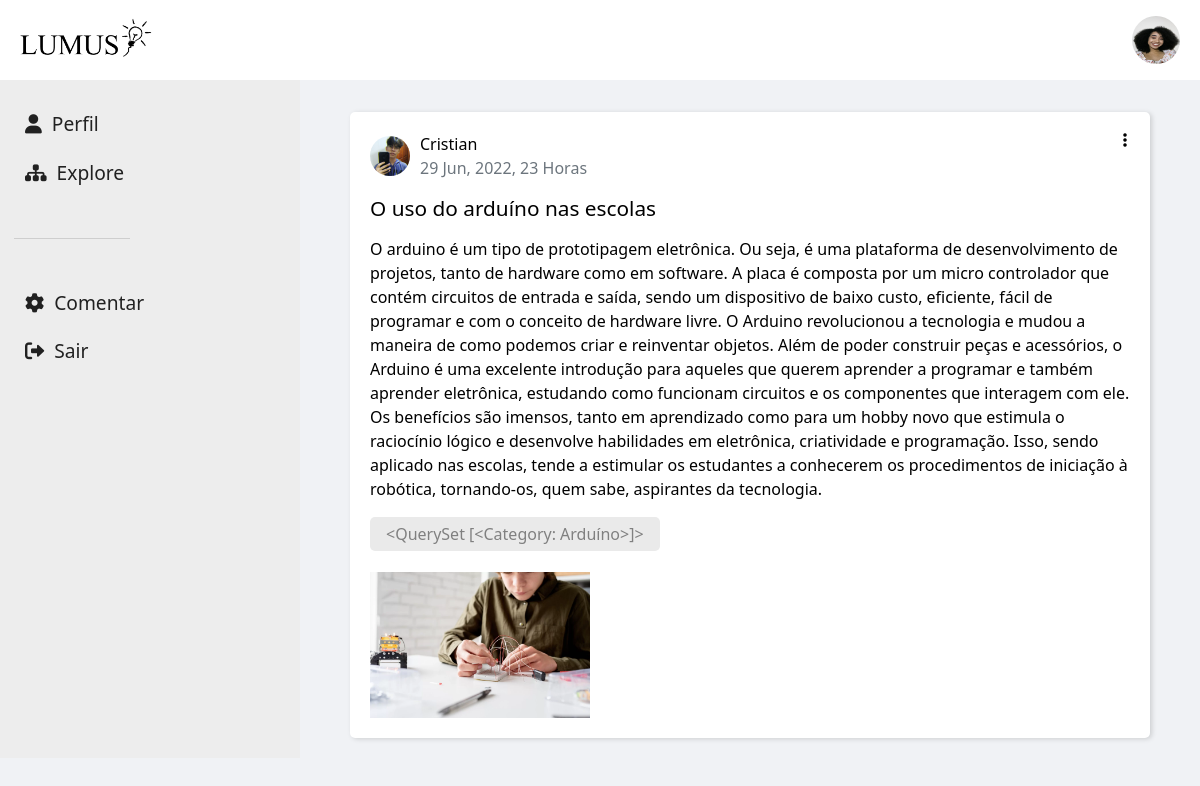
The page /post/10/ (signed in) on the database its author committed.
### accounts/models.py (models this page shows, shortened)
class Profile(models.Model):
    MODERATOR = (
        ('Moderator', 'Moderator'),
        ('Padrao', 'Padrao'),
    )
    user = models.OneToOneField(User, on_delete=models.CASCADE)
    image = models.ImageField(default='Default.jpg', upload_to='profile_pics')
    profession = models.TextField(max_length=25, blank=True)
    moderator = models.CharField(choices=MODERATOR, max_length=10, default="Padrao")

### lumus/models.py (models this page shows, shortened)
class Post(models.Model):
    STATUS = (
        ('Mostrar', 'Mostrar'),
        ('Não Mostrar', 'Não mostrar'),
    )
    title = models.CharField(max_length=100)
    content = models.TextField()
    date_posted = models.DateTimeField(default=timezone.now)
    author = models.ForeignKey(User, on_delete=models.CASCADE, null=False)
    status = models.CharField(choices=STATUS, max_length=15, default="Mostrar")
    category = models.ManyToManyField(Category)
    image = models.ImageField(upload_to='posts_pics', blank=True)

class Category(models.Model):
    title = models.CharField(max_length=25, null=False)
    def __str__(self):
        return self.title

### lumus/views.py (the view)
# urls.py: path('post/<int:pk>/', PostDetailView.as_view(), name='post-detail'),
class PostDetailView(LoginRequiredMixin, DetailView):
    model = Post
    def get_queryset(self):
        posts = Post.objects.filter(status='Mostrar')
        return posts
    def get_context_data(self, **kwargs):
        context = super().get_context_data(**kwargs)
        self.post = get_object_or_404(Post, id=self.kwargs['pk'])
        context['comment_list'] = Comment.objects.filter(post= self.post, status='Mostrar')
        return context

### lumus/templates/lumus/post_detail.html (shortened to what this page needs)
{% load static %}
{% load crispy_forms_tags %}
<!DOCTYPE html>
<html lang="en">
<head>
    <link rel="stylesheet" href="https://cdn.jsdelivr.net/npm/bootstrap@5.1.3/dist/css/bootstrap.min.css"
        rel="stylesheet"
>
    <link rel="stylesheet" href="https://cdnjs.cloudflare.com/ajax/libs/font-awesome/6.0.0-beta2/css/all.min.css"
 />
    <link rel="stylesheet" href="{% static 'css/styles.css' %}" />
</head>
<body>
    <section id="banner">
        <header class="header-position-sticky">
            <div class="header-mx" style="max-width: 100%;">
                <a href="/"><img draggable="false" src="{% static 'img/logo.png' %}" alt="" class="logo"></a>
                <img class="foto-perfil" draggable="false" src="{{ user.profile.image.url }}" alt="">
            </div>
        </header>
    </section>
    <section id="perfil">
        <aside>
            <ul>
                <li><a href="{% url 'profile' %}"><i class="fa-solid fa-user"></i> <span>Perfil</span></a></li>
                <li><a href="{% url 'navegacao'%}"><i class="fas fa-sitemap"></i>
                        <span>Explore</span></a></li>
                <div class="aside-line"></div>
                <li class="open-modal"><a href="comment"><i class="fa fa-cog"></i> <span>Comentar</span></a></li>
                <li><a href="{% url 'logout'%}"><i class="fas fa-sign-out-alt"></i> <span>Sair</span></a></li>
            </ul>
        </aside>
        <main style="align-items: flex-start;">
            <div class="body-postagem">
                <div class="conteudo-postagem">
                    <article class="media content-section">
                        <div class="media-body">
                            <div class="article-metadata">
                                <img class="rounded-circle article-img" src="{{ object.author.profile.image.url }}"
                                    style="width: 40px; height: 40px;">
                                <div class="postagem-nome">
                                    <p class="mr-2">{{ object.author }}</p>
                                    <p class="text-muted">{{ object.date_posted|date:"d M, Y, G" }} Horas</p>
                                </div>
                            </div>
                            <h2 class="article-title">{{ object.title }}</h2>
                            <p class="postagem-paragrafo article-content">{{ object.content }}</p>
                            <p class="categorias-postagens article-content"><span class="link-categoria">{{ object.category.all }}</span>
                                 </p>
                            {% if post.image %}
                            <img class="article-img" src="{{ post.image.url }}"
                                style="max-width: 220px; max-height: 200px;">
                            {% endif %}
                        </div>
                        <div class="postagem-acoes">
                            <i class="fas fa-ellipsis-v"></i>
                        </div>
                    </article>
                </div>
            </div>
        </main>
    </section>
</body>
</html>

### static/css/styles.css (style rules this page uses)
body { background-color: #F0F2F5; }
#banner { width: 100%; height: auto; position: relative; overflow: hidden; }
#banner header { width: 100%; height: 80px; background-color: #ffffff; box-shadow: 0px 7px 10px 1px #e1e1e1; z-index: 999; position: fixed; }
#banner header .header-mx { max-width: 1200px; height: 100%; margin: auto; display: flex; justify-content: space-between; align-items: center; padding: 0 20px; }
#banner header .header-mx a { height: 60%; }
#banner header .header-mx a img { height: 100%; }
#banner header .header-mx img { height: 60%; }
#banner header .header-mx .foto-perfil { border-radius: 50%; height: 60%; aspect-ratio: 1; }
#banner .header-position-sticky { position: sticky !important; }
#perfil { display: flex; }
#perfil aside { width: 300px; height: auto; background-color: #ededed; overflow-y: auto; }
#perfil aside .aside-line { margin: 40px auto; position: relative; border-bottom: 1px solid #cecece; width: 80%; }
#perfil aside ul { list-style: none; padding: 20px 0; position: fixed; }
#perfil aside ul li { padding: 10px 0; padding-left: 20px; border-left: 5px solid transparent; cursor: pointer; color: #212121; text-decoration: none; font-size: 1.2rem; }
#perfil aside ul li a { color: #212121; text-decoration: none; font-size: 1.2rem; }
#perfil aside ul li a i { padding-right: 5px; }
#perfil aside ul li i { padding-right: 5px; }
#perfil main { display: flex; justify-content: center; align-items: center; flex-wrap: wrap; width: calc(100% - 300px); }
#perfil main .postagem-acoes { width: 100%; display: flex; justify-content: center; align-items: center; }
#perfil main .conteudo-postagem { width: 100%; margin-top: 2rem; }
#perfil main .conteudo-postagem .content-section { text-decoration: none !important; color: #000000; position: relative; }
#perfil main .conteudo-postagem .content-section .postagem-acoes { position: absolute; top: 20px; right: 20px; cursor: pointer; width: 10px; }
#perfil main .conteudo-postagem .content-section .media-body { background-color: #ffffff; width: 800px; padding: 20px; border-radius: 5px; margin-bottom: 20px; box-shadow: 2px 1px 5px rgba(0, 0, 0, 0.15); }
#perfil main .conteudo-postagem .content-section .media-body h2 { font-size: 1.3rem; margin: 1rem 0; }
#perfil main .conteudo-postagem .content-section .media-body .postagem-paragrafo { font-weight: 300; }
#perfil main .conteudo-postagem .content-section .media-body .categorias-postagens { width: 100%; display: flex; align-items: center; flex-wrap: wrap; }
#perfil main .conteudo-postagem .content-section .media-body .categorias-postagens .link-categoria { background: #EAEAEA; border-radius: 5px; color: #808080; padding: .3rem 1rem; margin-bottom: 5px; margin-right: 5px; }
#perfil main .conteudo-postagem .article-metadata { width: 100%; display: flex; align-items: center; }
#perfil main .conteudo-postagem .article-metadata .postagem-nome { padding-left: 10px; }
#perfil main .conteudo-postagem .article-metadata .postagem-nome p { margin-bottom: 0 !important; }

### rows shown on the page
Post: author.profile.image (picture), author "Cristian", date_posted "29 Jun, 2022, 23", title "O uso do arduíno nas escolas", content "O arduino é um tipo de prototipagem eletrônica. Ou seja, é uma plataforma de desenvolvimento de projetos, tanto de hardware como em software. A placa é composta por um micro controlador que contém circuitos de entrada e saída, sendo um dispositivo de baixo custo, eficiente, fácil de programar e com o conceito de hardware livre. O Arduino revolucionou a tecnologia e mudou a maneira de como podemos criar e reinventar objetos. Além de poder construir peças e acessórios, o Arduino é uma excelente introdução para aqueles que querem aprender a programar e também aprender eletrônica, estudando como funcionam circuitos e os componentes que interagem com ele. Os benefícios são imensos, tanto em…", category.all "<QuerySet [<Category: Arduíno>]>", image (picture)
